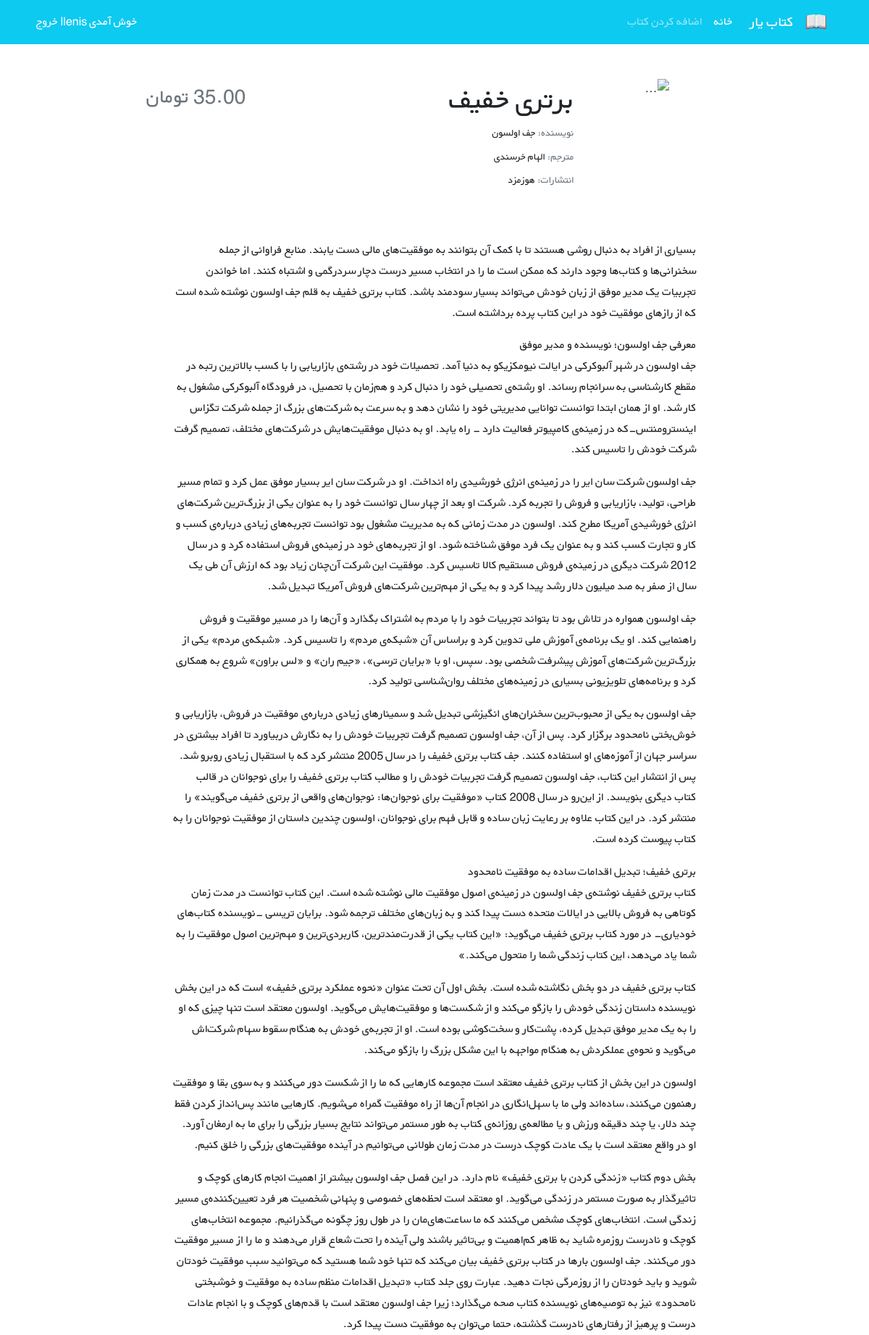
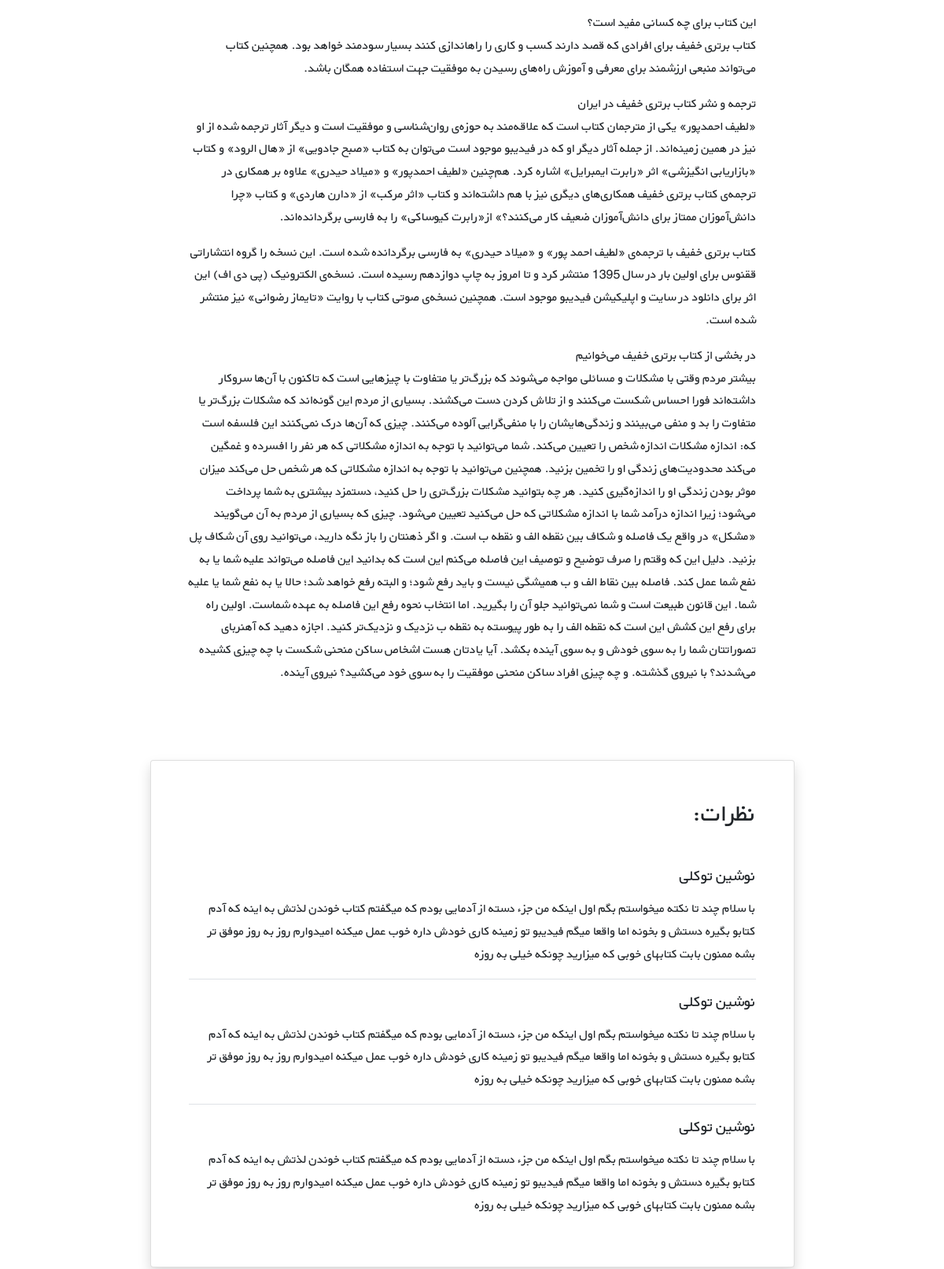
Page /books/8/ (upper part) on the committed database (2 pictures, top to bottom).
### books/models.py (models this page shows, shortened)
class Book(models.Model):
    title = models.CharField(max_length=200)
    author = models.CharField(max_length=200)
    description = models.TextField()
    price = models.DecimalField(max_digits=5, decimal_places=2)

### books/views.py (the view)
# urls.py: path('<int:pk>/', views.BookDetailView.as_view(), name='book_detail'),
class BookDetailView(generic.DetailView):
    model = Book
    template_name = 'books/book_detail.html'
    context_object_name = 'book'

### books/templates/books/book_detail.html (shortened to what this page needs)
{% extends '_base.html' %}
{% block content %}
    <div class="container mt-5" dir="rtl">
        <div class="">
            <div class="">
                <div class="d-flex justify-content-center">
                    <div class="row w-sm-75 w-100">
                        <div class="col-xs-12 col-md-3 d-flex justify-content-center">
                            <div>
                                <img src="https://newcdn.fidibo.com/images/books/65579_50411_normal.jpg"
                                     class="img-fluid rounded-start" alt="...">
                            </div>
                        </div>
                        <div class="col-xs-12 col-md-6 text-center text-md-end mt-md-1 mt-4">
                            <h1>{{ book.title}}</h1>
                            <h5 class="small my-1"><span class="text-muted">نویسنده: </span>{{ book.author }}</h5>
                            <h5 class="small my-1"><span class="text-muted">مترجم: </span>الهام خرسندی</h5>
                            <h5 class="small my-1"><span class="text-muted">انتشارات: </span>هوزمزد</h5>
                        </div>
                        <div class="col-xs-12 col-md-3 d-flex flex-column">
                            <h3 class="align-self-center pt-2 text-muted align-self-md-end">
                                {{ book.price }} تومان
                            </h3>
                        </div>
                    </div>
                </div>
                <div class="d-flex justify-content-center">
                    <div class="my-3 p-5 w-sm-75 w-100">
                        {{ book.description|linebreaks }}
                    </div>
                </div>
                <div class="d-flex justify-content-center">
                    <div class="card shadow my-3 p-5 w-sm-75 w-100">
                        <h2 class="mb-5">نظرات:</h2>
                        <div class="border-bottom mb-3">
                            <h5 class="mb-3">نوشین توکلی</h5>
                            <p>با سلام چند تا نکته میخواستم بگم اول اینکه من جزء دسته از آدمایی بودم که میگفتم کتاب
                                خوندن لذتش
                                به اینه که آدم کتابو بگیره دستش و بخونه اما واقعا میگم فیدیبو تو زمینه کاری خودش داره
                                خوب عمل
                                میکنه امیدوارم روز به روز موفق تر بشه ممنون بابت کتابهای خوبی که میزارید چونکه خیلی به
                                روزه</p>
                        </div>
                        <div class="border-bottom mb-3">
                            <h5 class="mb-3">نوشین توکلی</h5>
                            <p>با سلام چند تا نکته میخواستم بگم اول اینکه من جزء دسته از آدمایی بودم که میگفتم کتاب
                                خوندن لذتش
                                به اینه که آدم کتابو بگیره دستش و بخونه اما واقعا میگم فیدیبو تو زمینه کاری خودش داره
                                خوب عمل
                                میکنه امیدوارم روز به روز موفق تر بشه ممنون بابت کتابهای خوبی که میزارید چونکه خیلی به
                                روزه</p>
                        </div>
                        <div>
                            <h5 class="mb-3">نوشین توکلی</h5>
                            <p>با سلام چند تا نکته میخواستم بگم اول اینکه من جزء دسته از آدمایی بودم که میگفتم کتاب
                                خوندن لذتش
                                به اینه که آدم کتابو بگیره دستش و بخونه اما واقعا میگم فیدیبو تو زمینه کاری خودش داره
                                خوب عمل
                                میکنه امیدوارم روز به روز موفق تر بشه ممنون بابت کتابهای خوبی که میزارید چونکه خیلی به
                                روزه</p>
                        </div>
                    </div>
                </div>
            </div>
        </div>
    </div>
{% endblock %}

### static/css/style.css (style rules this page uses)
* { font-family: 'BYekan', sans-serif; line-height: 1.8rem; }
@media (min-width: 576px) { .w-sm-75 { width: 75%!important; } }

### rows in the picture
Book: title "برتری خفیف", author "جف اولسون", description "بسیاری از افراد به دنبال روشی هستند تا با کمک آن بتوانند به موفقیت‌های مالی دست یابند. منابع فراوانی از جمله سخنرانی‌ها و کتاب‌ها وجود دارند که ممکن است ما را در انتخاب مسیر درست دچار سردرگمی و اشتباه کنند. اما خواندن تجربیات یک مدیر موفق از زبان خودش می‌تواند بسیار سودمند باشد. کتاب برتری خفیف به قلم جف اولسون نوشته شده است که از رازهای موفقیت خود در این کتاب پرده برداشته است. معرفی جف اولسون؛ نویسنده و مدیر موفق جف اولسون در شهر آلبوکرکی در ایالت نیومکزیکو به دنیا آمد. تحصیلات خود در رشته‌ی بازاریابی را با کسب بالاترین رتبه در مقطع کارشناسی به سرانجام رساند. او رشته‌ی تحصیلی خود را دنبال کرد و هم‌زمان با تحصیل، در فرودگاه آلبوکرکی مشغول به کار شد. او از همان ابتدا توانست توانایی مدیریتی…"
